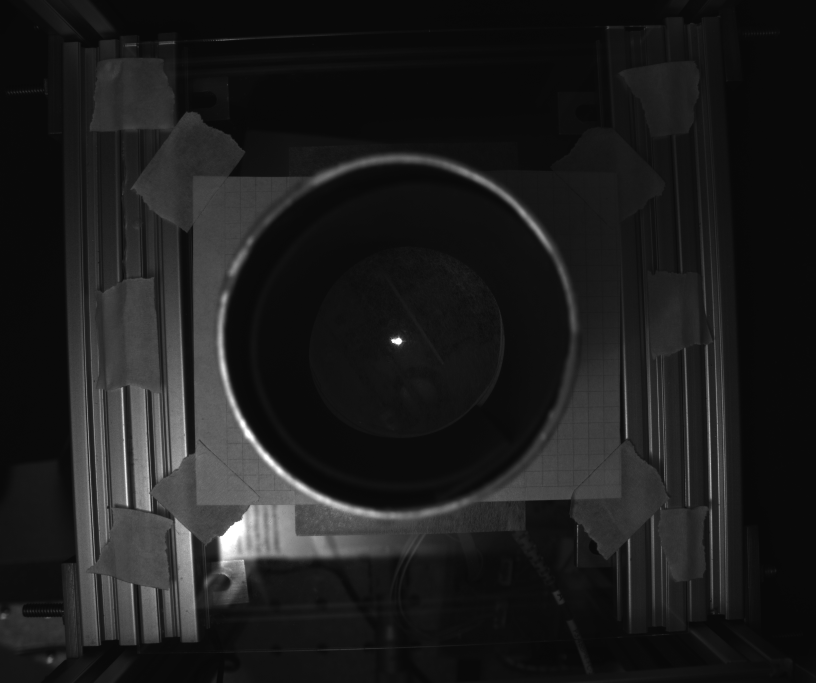
#> input picture python/calibrate_planes2/test_2000.png, 2448 x 2048 px (shown at 1/3 size)
$ python c1.py
#> lines starting #> are read from the running program, lines starting #| are printed output that depends on the picture
import numpy as np
import matplotlib.pyplot as plt
from matplotlib import patches

s1 = ([10000, 21.0, 0.0, -16.50, 1071.34, 819.20],
      [10000, 21.0, 0.0, -14.50, 1087.98, 845.75],
      [10000, 21.0, 0.0, -12.00, 1108.61, 878.19],
      [10000, 21.0, 0.0, -9.50, 1128.99, 909.93],
      [1000, 21.0, 0.0, -6.50, 1152.58, 946.98],
      [1000, 21.0, 0.0, -4.00, 1169.09, 972.47],
      [1000, 21.0, 0.0, 6.50, 1245.60, 1094.37],
      [1000, 21.0, 0.0, 9.00, 1266.11, 1126.36],
      [1000, 21.0, 0.0, 11.50, 1287.93, 1161.00],
      [1000, 21.0, 0.0, 14.00, 1312.31, 1200.19],
      [1000, 21.0, 0.0, 16.00, 1335.57, 1236.92],
      [1000, 21.0, 0.0, 17.50, 1351.30, 1261.09])

s2 = ([10000, 21.0, -20.0, -15.00, 1227.82, 800.13],
      [10000, 21.0, -20.0, -10.00, 1245.14, 878.05],
      [1000, 21.0, -20.0, -5.00, 1260.04, 943.75],
      [100, 21.0, -20.0, 0.00, 1274.59, 1008.52],
      [10000, 21.0, -20.0, 10.00, 1304.83, 1147.97],
      [10000, 21.0, -20.0, 15.00, 1324.95, 1239.10])

s3 = ([10000, 21.0, -10.0, -20.00, 1145.26, 781.95],
      [10000, 21.0, -10.0, -10.00, 1185.26, 886.24],
      [10, 21.0, -10.0, 0.00, 1235.64, 1010.36],
      [100, 21.0, -10.0, 5.00, 1262.82, 1075.55],
      [1000, 21.0, -10.0, 10.00, 1289.60, 1142.71],
      [10000, 21.0, -10.0, 15.00, 1324.38, 1228.86])

s4 = ([10000, 21.0, 10.0, -15.00, 1018.56, 876.56],
      [10000, 21.0, 10.0, -10.00, 1072.19, 935.42],
      [10, 25.0, 10.0, 0.00, 1136.31, 1006.90],
      [1000, 21.0, 10.0, 10.00, 1258.92, 1139.98],
      [10000, 21.0, 10.0, 15.00, 1321.80, 1209.04])

s5 = ([10000, 21.0, 20.0, -15.00, 961.83, 925.10],
      [1000, 21.0, 20.0, -10.00, 1025.07, 973.66],
      [1000, 21.0, 20.0, -5.00, 1078.17, 1015.19],
      [10, 21.0, 20.0, 0.00, 1135.46, 1054.64],
      [100, 21.0, 20.0, 5.00, 1186.70, 1098.75],
      [1000, 21.0, 20.0, 10.00, 1243.94, 1143.47],
      [1000, 21.0, 20.0, 15.00, 1318.03, 1200.75])


plt.ion()
fig, ax = plt.subplots(subplot_kw={'aspect': 'equal'})

data = list()

for serie in [s1, s2, s3, s4, s5]:
    xs = list()
    ys = list()
    for e, s, t, p, x, y in serie:
        xs.append(x)
        ys.append(y)
    p = np.poly1d(np.polyfit(xs, ys, 1))
    angle = np.rad2deg(np.arctan(p.c[0]))
    data.append([xs, ys, p, angle])

x = np.arange(2448, dtype=int)

for xs, ys, p, angle in data:
    y = p(x)
    plt.plot(xs, ys, ls='', marker='o', markersize=15, alpha=0.5)
    plt.plot(x, y)

im = plt.imread('./python/calibrate_planes2/test_2000.png')
#> im is the input picture: shape (2048, 2448, 4) float32; mean R, G, B, A 0.116, 0.116, 0.116, 1
plt.imshow(im, cmap='gray')
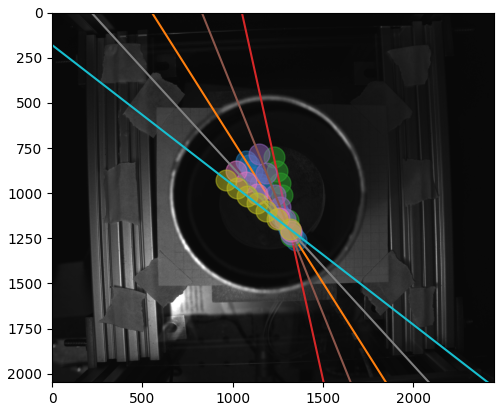
#> figure drawn by matplotlib, 1 panel

$ run again, with python/calibrate_planes2/test_1000.png copied over python/calibrate_planes2/test_2000.png
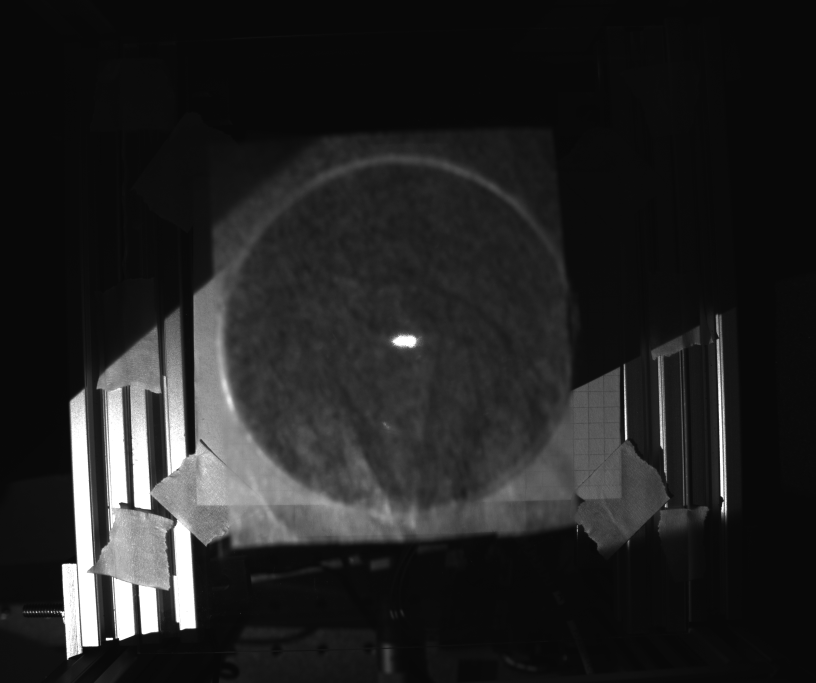
#> input picture python/calibrate_planes2/test_1000.png, 2448 x 2048 px (shown at 1/3 size)
#> im is the input picture: shape (2048, 2448, 4) float32; mean R, G, B, A 0.14, 0.14, 0.14, 1
#> `plt.imshow(im, cmap='gray')`:
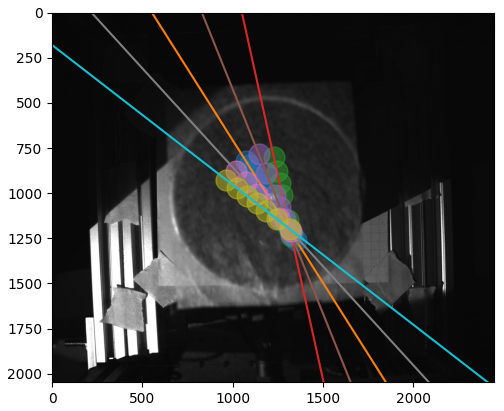
#> figure drawn by matplotlib, 1 panel
